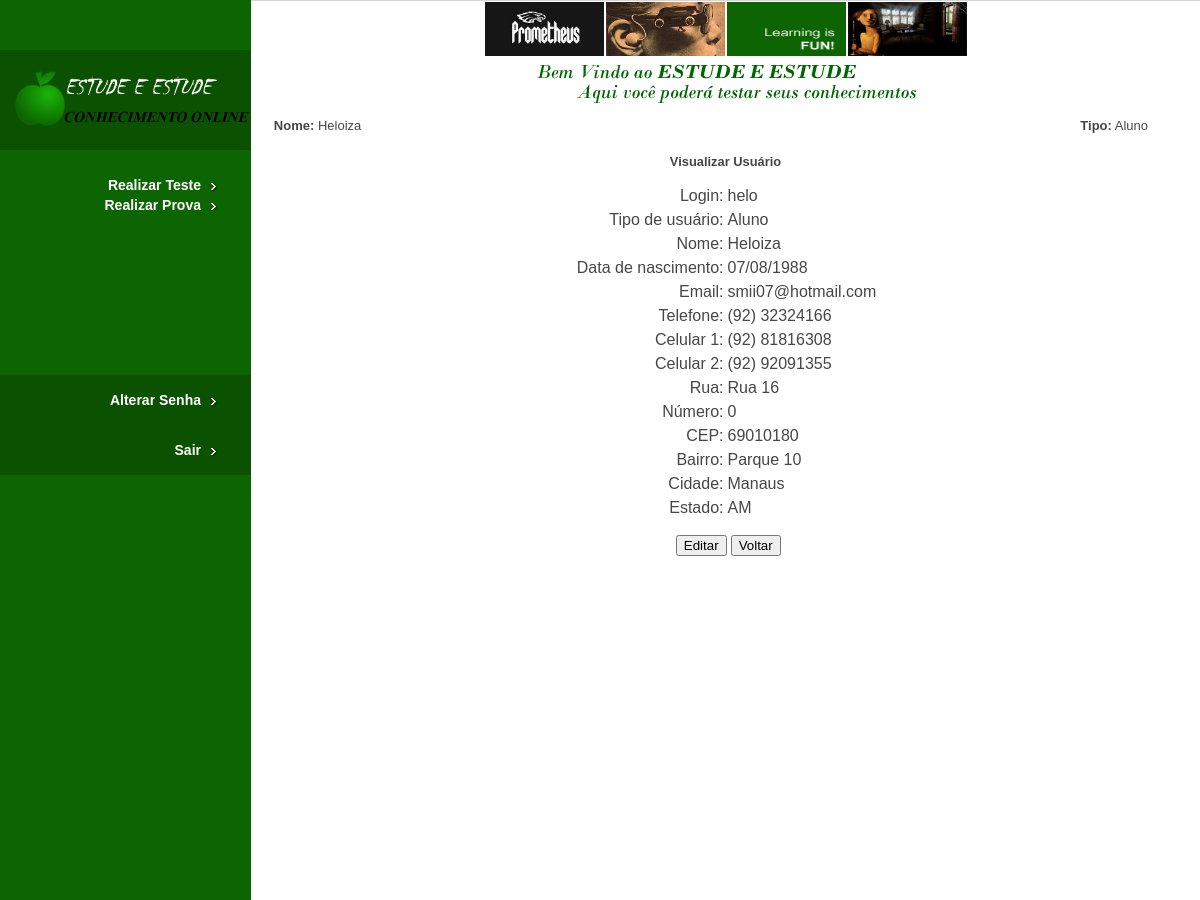
The page /Sistema/usuario_visualizar.php?codigo=helo (signed in, upper part) on the database as committed earlier.
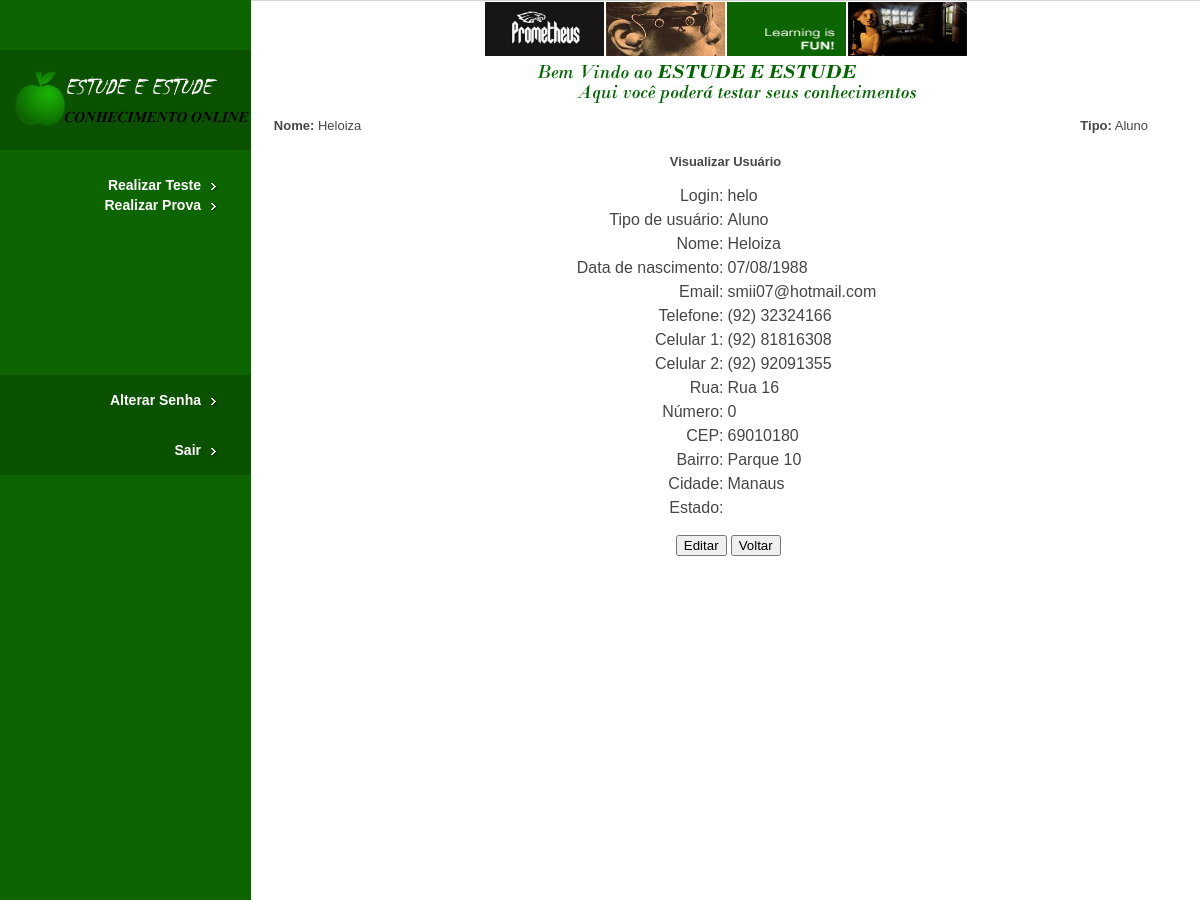
The same page on the database as committed later.
### tables this page shows
CREATE TABLE IF NOT EXISTS `usuario` (
  `login` varchar(25) NOT NULL,
  `login_administrador` varchar(25) DEFAULT NULL,
  `tipo_usuario` int(1) DEFAULT NULL,
  `senha` varchar(50) NOT NULL,
  `nome` varchar(50) NOT NULL,
  `data_nascimento` date NOT NULL,
  `email` varchar(50) NOT NULL,
  `telefone_ddd` int(2) NOT NULL,
  `telefone` int(8) NOT NULL,
  `celular_1_ddd` int(2) NOT NULL,
  `celular_1` int(8) NOT NULL,
  `celular_2_ddd` int(2) DEFAULT NULL,
  `celular_2` int(8) DEFAULT NULL,
  `end_rua` varchar(50) NOT NULL,
  `end_numero` int(5) DEFAULT NULL,
  `end_cep` int(8) NOT NULL,
  `end_bairro` varchar(50) NOT NULL,
  `end_cidade` varchar(100) NOT NULL,
  `end_estado` varchar(2) NOT NULL,
  `end_complemento` varchar(50) DEFAULT NULL,
  `data_cadastro` date NOT NULL,
  `hora_cadastro` time NOT NULL,
  PRIMARY KEY (`login`),
  UNIQUE KEY `email` (`email`),
  KEY `login_administrador` (`login_administrador`),
  KEY `tipo_usuario` (`tipo_usuario`),
  KEY `end_cidade` (`end_cidade`)
);

### Sistema/usuario_visualizar.php (the view, shortened to what this page needs)
<?php
if (isset($_SESSION['logado']) &&($_SESSION['logado'] != 0)){
	?>
<html>
<head>
<link href="css/style.css" rel="stylesheet" type="text/css" />
</head>
<body>
<div id="leftMain"><a href="home.php"><img src="images/logo.png"
	alt="Estude e Estude" border="0" /></a>
<div id="navbar">
<ul>
<?php
echo '<li><a href="teste_questao.php">Realizar Teste</a></li>';
echo '<li><a href="prova_questao.php">Realizar Prova</a></li>';
?>
</ul>
</div>
<div id="navbarAlt">
<ul>
	<li><a href="senha.php">Alterar Senha</a></li>
</ul>
<ul>
	<li><a href="logout.php">Sair</a></li>
</ul>
</div>
</div>
<div id="mainphotos">
<center><img src="images/picture1.jpg" alt="Photo 1" width="119"
	height="54" /><img src="images/picture2.jpg" alt="Photo 2" width="119"
	height="54" /><img src="images/learning-is-fun.gif"
	alt="Learning is Fun" width="119" height="54" /><img
	src="images/picture3.jpg" alt="Photo 3" width="119" height="54" /></center>
<center><img src="images/welcome.png" alt="Welcome" /></center>
<table align="left" width="900px">
	<tr align="left">
		<td width="2%"></td>
		<td align="left"><font size=2><?php
		echo '<b>Nome:</b> ' . $_SESSION["nome"];
		?></font></td>
		<td align="right"><font size=2><?php
		if($_SESSION['logado'] == 3) $tipo_usuario = 'Aluno';
		echo '<b>Tipo:</b> ' . $tipo_usuario;
		?></font></td>
	</tr>
</table>
<br>
<br>
<center>
<h3>Visualizar Usuário</h3>
</center>
<form name="form1" method="POST">
<table align="center" width="900px">
<?php
if(isset($_GET["codigo"]))
{
	include("./config.php");
	$sql = 'SELECT * FROM usuario WHERE login = "'.$_GET["codigo"].'"';
	$con = mysql_connect($host,$log,$senha);
	$result = mysql_query($sql,$con);
	$vetor = mysql_fetch_array($result,MYSQL_ASSOC);
	if($vetor['tipo_usuario'] == 3) $vetor['tipo_usuario'] = "Aluno";
	list($vetor['data_ano'], $vetor['data_mes'], $vetor['data_dia']) = explode('-', $vetor['data_nascimento']);
	?>
	<tr>
		<td width="50%" align="right">Login:</td>
		<td colspan="2" width="50%"><?php  echo $vetor['login']?></td>
	</tr>
	<tr>
		<td width="50%" align="right">Tipo de usuário:</td>
		<td colspan="2" width="50%"><?php  echo $vetor['tipo_usuario']?></td>
	</tr>
	<tr>
		<td width="50%" align="right">Nome:</td>
		<td colspan="2" width="50%"><?php  echo $vetor['nome']?></td>
	</tr>
	<tr>
		<td width="50%" align="right">Data de nascimento:</td>
		<td colspan="2" width="50%"><?php  echo $vetor['data_dia'] . "/". $vetor['data_mes']. "/". $vetor['data_ano'] ?></td>
	</tr>
	<tr>
		<td width="50%" align="right">Email:</td>
		<td colspan="2" width="50%"><?php  echo $vetor['email']?></td>
	</tr>
	<tr>
		<td width="50%" align="right">Telefone:</td>
		<td colspan="2" width="50%"><?php  echo "(" . $vetor['telefone_ddd'] . ") " . $vetor['telefone']?></td>
	</tr>
	<tr>
		<td width="50%" align="right">Celular 1:</td>
		<td colspan="2" width="50%"><?php  echo "(" . $vetor['celular_1_ddd'] . ") " . $vetor['celular_1']?></td>
	</tr>
	<?php
	if(!empty($vetor["celular_2_ddd"]) && !empty($vetor["celular_2"])) {
		?>
	<tr>
		<td width="50%" align="right">Celular 2:</td>
		<td colspan="2" width="50%"><?php  echo "(" . $vetor['celular_2_ddd'] . ") " . $vetor['celular_2']?></td>
	</tr>
	<?php
	}
	?>
	<tr>
		<td width="50%" align="right">Rua:</td>
		<td colspan="2" width="50%"><?php  echo $vetor['end_rua']?></td>
	</tr>
	<tr>
		<td width="50%" align="right">Número:</td>
		<td colspan="2" width="50%"><?php  echo $vetor['end_numero']?></td>
	</tr>
	<tr>
		<td width="50%" align="right">CEP:</td>
		<td colspan="2" width="50%"><?php  echo $vetor['end_cep']?></td>
	</tr>
	<tr>
		<td width="50%" align="right">Bairro:</td>
		<td colspan="2" width="50%"><?php  echo $vetor['end_bairro']?></td>
	</tr>
	<tr>
		<td width="50%" align="right">Cidade:</td>
		<td colspan="2" width="50%"><?php  echo $vetor['end_cidade']?></td>
	</tr>
	<tr>
		<td width="50%" align="right">Estado:</td>
		<td colspan="2" width="50%"><?php  echo $vetor['end_estado']?></td>
	</tr>
</table>
<br>
<table align="center" width="900px">
	<tr align="center">
		<td align="right"><input type="button" value="Editar"
			onclick="location.href ='usuario_editar.php?codigo=<?php echo $_GET['codigo']?>'">
		</td>
		<?php
}
?>
		<td align="left"><input type="button" value="Voltar"
			onclick="location.href = 'usuario_lista.php'"></td>
	</tr>
</table>
</form>
</div>
</body>
</html>
		<?php
}
else{
	header("Location: login.php");
	exit;
}
?>

### Sistema/css/style.css (style rules this page uses)
html, body { height:250%; }
body { font-family: Verdana, Arial, Helvetica, sans-serif; font-size: 11px; color: #464646; text-decoration: none; background-color: #FFFFFF; margin:0; padding:0; }
#leftMain { display:block; float:left; width:251px; height:100%; background:#0c6500; padding:50px 0; }
#mainphotos { width:1200px; border-top:1px solid #D4D4D4; }
#mainphotos img { padding:1px; border:0; }
div#navbar { width: 251px; display:block; float:left; padding-top:25px; }
div#navbar ul { margin:0; padding:0; }
div#navbar li { list-style-type:none; display:block; float:right; width:251px; height:20px; background-image: url(../images/bg-nav.gif); background-repeat: no-repeat; text-align:right; }
div#navbar li a { display:block; float:left; width:201px; height:20px; text-decoration: none; margin:0; padding:0; color: #FFFFFF; font-family: Arial, Helvetica, sans-serif; font-size: 14px; font-weight:bold; line-height:20px; padding-right:51px; }
div#navbar li a:link { color: #FFFFFF: }
div#navbarAlt { width: 251px; display:block; float:left; padding-top:160px; }
div#navbarAlt ul { margin:0; padding:0; }
div#navbarAlt li { list-style-type:none; display:block; float:right; width:251px; height:50px; background-image: url(../images/bg-nav-alt.gif); background-repeat: no-repeat; text-align:right; }
div#navbarAlt li a { display:block; float:left; width:201px; height:50px; text-decoration: none; margin:0; padding:0; color: #FFFFFF; font-family: Arial, Helvetica, sans-serif; font-size: 14px; font-weight:bold; line-height:50px; padding-right:51px; }
div#navbarAlt li a:link { color: #FFFFFF: }
#special-box-left p, ul { padding:8px 8px 3px 8px; margin:0; }
#special-box-right p, ul { padding:8px 8px 3px 8px; margin:0; }
h1, h2, h3, h4, h5, h6 { margin: 15px 0; }
ul, ol { margin: 15px 0 0 15px; }
a, a:visited { color:#0c6500; text-decoration:underline; font-weight:bold; }

Rows that differ between the two databases and show on the page:
changed usuario "helo": end_estado "AM" → (not shown)
